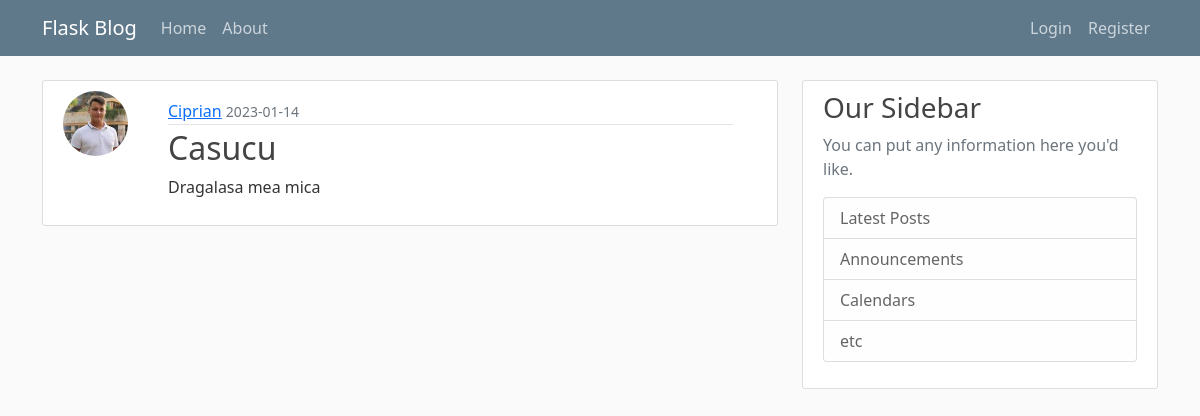
The page /post/2 on the database as committed earlier.
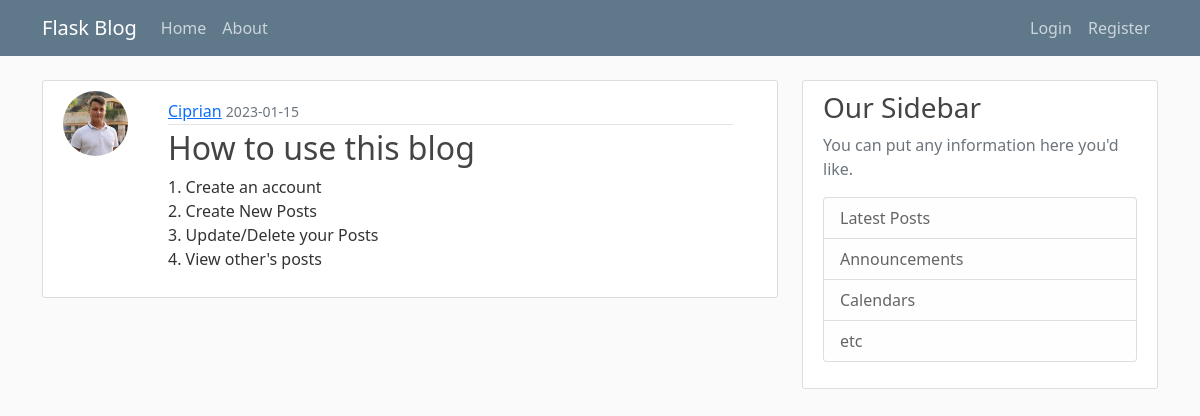
The same page on the database as committed later.
### flaskblog/models.py (models this page shows, shortened)
class Post(db.Model):
    id = db.Column(db.Integer, primary_key=True)
    title = db.Column(db.String(100), nullable=False)
    date_posted = db.Column(db.DateTime, nullable=False, default=datetime.utcnow)
    content = db.Column(db.Text, nullable=False)
    user_id = db.Column(db.Integer, db.ForeignKey('user.id'), nullable=False)

### flaskblog/routes.py (the view)
@app.route('/post/<int:post_id>', methods=['GET', 'POST'])
def post(post_id):
    post = Post.query.get_or_404(post_id)
    return render_template('post.html', title=post.title, post=post)

### flaskblog/templates/post.html (shortened to what this page needs)
{% extends "layout.html" %}
{% block content %}
<article class="media content-section d-flex justify-content-start">
    <img class="rounded-circle article-img" src="{{url_for('static',filename='profile_pics/'+post.author.image_file)}}">
    <div class="media-body container-fluid">
        <div class="article-metadata d-flex justify-content-between" >
            <div class="mt-2">
                <a class="mr-2" href="{{url_for('user_posts',username=post.author.username)}}">{{ post.author.username }}</a>
                <small class="text-muted">{{ post.date_posted.strftime('%Y-%m-%d') }}</small>
            </div>
        </div>
        <h2 class="article-title">{{ post.title }}</h2>
        <p class="article-content">{{ post.content }}</p>
    </div>
</article>
{% endblock content %}

Rows that differ between the two databases and show on the page:
changed Post: date_posted "2023-01-14" → "2023-01-15"; title "Casucu" → "How to use this blog"; content "Dragalasa mea mica" → "1. Create an account 2. Create New Posts 3. Update/Delete your Posts 4. View other's posts"
